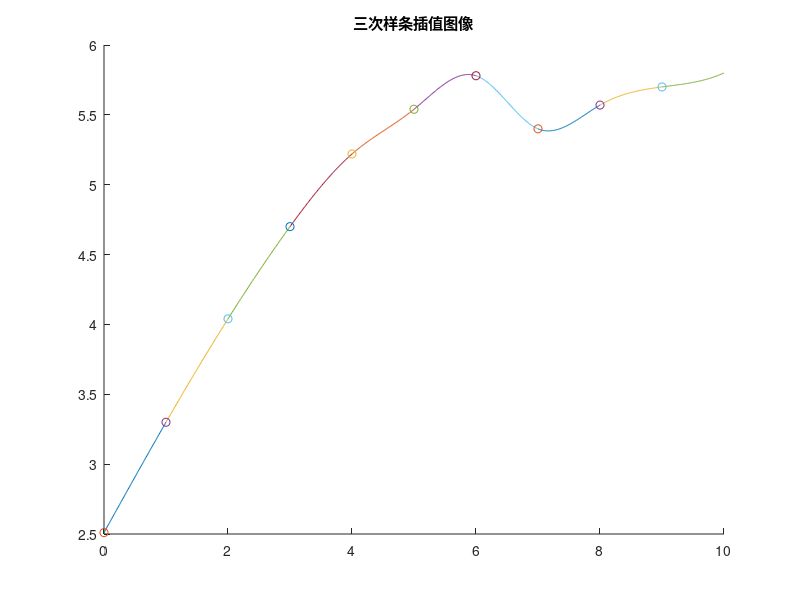

Source code (MATLAB): (Note: this script raises an error after producing the figure.)
clc,clear,close all;
x=[0,1,2,3,4,5,6,7,8,9,10];
y=[2.51,3.3,4.04,4.7,5.22,5.54,5.78,5.4,5.57,5.7,5.8];
s=length(x);
N=eye(s);
N=N*2;
f0=0.8,f10=0.2;
b=zeros(s,1);
N(s,s-1)=1,N(1,2)=1;
for i = 2:s-1
    N(i,i-1)=(x(i)-x(i-1))/(x(i+1)-x(i-1));
    N(i,i+1)=1-N(i,i-1);
    b(i)=6*(((y(i+1)-y(i))/(x(i+1)-x(i))-(y(i)-y(i-1))/(x(i)-x(i-1)))/(x(i+1)-x(i-1)));
end
b(1)=6*(((y(2)-y(1))/(x(2)-x(1))-f0)/(x(2)-x(1)));
b(s)=6*((f10-(y(s)-y(s-1))/(x(s)-x(s-1)))/(x(s)-x(s-1)));
M=inv(N)*b;
S=zeros(s-1,5);
for j = 1:s-1
    S(j,1)=y(j);
    S(j,2)=((y(j+1)-y(j))/(x(j+1)-x(j))-((M(j)/3+M(j+1)/6))*(x(j+1)-x(j)));
    S(j,3)=M(j)/2;
    S(j,4)=(M(j+1)-M(j))/(6*(x(j+1)-x(j)));
    S(j,5)=S(j,1)+S(j,2)*(x(j+1)-x(j))/2+S(j,3)*((x(j+1)-x(j))/2).^2+S(j,4)*((x(j+1)-x(j))/2).^3;
end
n=size(S,1);
title('三次样条插值图像');
hold on;
for i=1:s
    m=x(i):(x(i+1)-x(i))/100:x(i+1);
    p=S(i,1)+S(i,2)*(m-x(i))+S(i,3)*(m-x(i)).^2+S(i,4)*(m-x(i)).^3;
    plot(m,p);
    plot(x(i),y(i),'o');
end